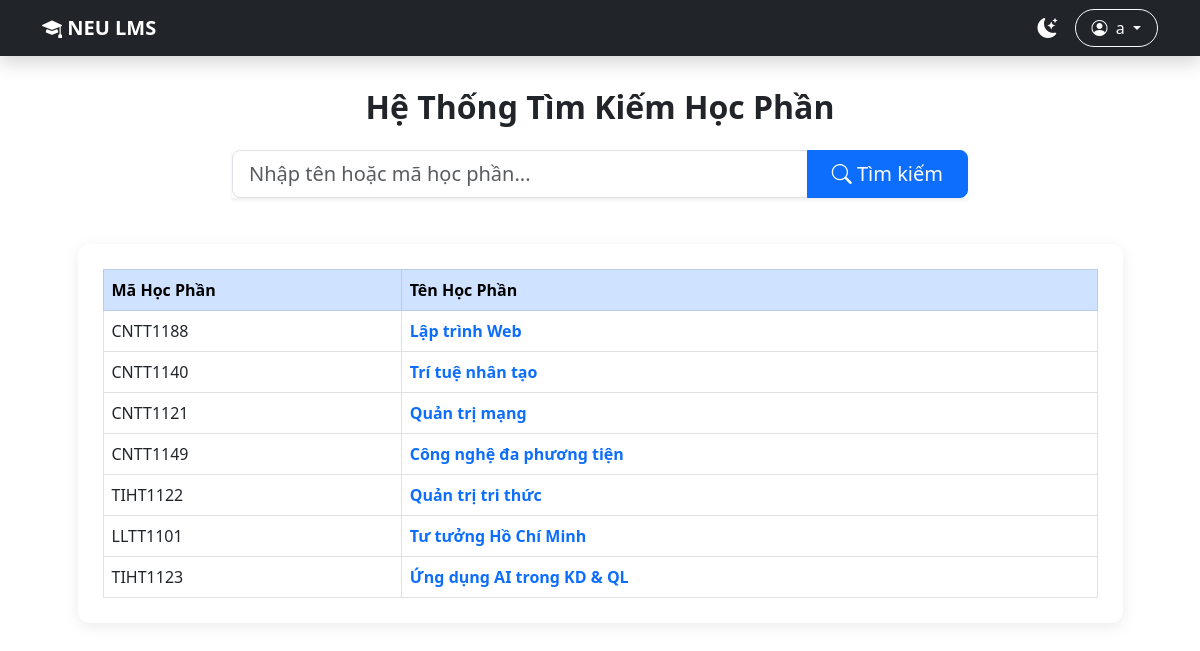
The app's page /search (signed in) with its own data.
### tables this page shows
CREATE TABLE HocPhan (
    MaHocPhan TEXT PRIMARY KEY,
    TenHocPhan TEXT NOT NULL,
    SoTinChi INTEGER,
    GhiChu TEXT
);

### main.py (the view)
@app.route('/', methods=['GET', 'POST'])
@app.route('/search', methods=['GET', 'POST'])
def index():
    search_text = request.form.get('searchInput', '') if request.method == 'POST' else ""
    courses = []
    with get_db_connection() as conn:
        if search_text:
            query = "SELECT MaHocPhan, TenHocPhan FROM HocPhan WHERE TenHocPhan LIKE ? OR MaHocPhan LIKE ?"
            courses = conn.execute(query, (f'%{search_text}%', f'%{search_text}%')).fetchall()
        else:
            courses = conn.execute("SELECT * FROM HocPhan").fetchall()
    return render_template('Search.html', search_text=search_text, courses=courses)

### main.py (called while the page is built)
def get_db_connection():
    conn = sqlite3.connect(DB_PATH)
    conn.row_factory = sqlite3.Row
    return conn

### templates/Search.html (shortened to what this page needs)
{% extends "layout.html" %}
{% block content %}
<div class="container">
    <div class="row justify-content-center search-container">
        <div class="col-md-8 text-center">
            <h2 class="fw-bold text-body mb-4">Hệ Thống Tìm Kiếm Học Phần</h2>
            <form action="/search" method="POST" class="input-group mb-3 shadow-sm">
                <input type="text"
                       name="searchInput"
                       class="form-control form-control-lg"
                       placeholder="Nhập tên hoặc mã học phần..."
                       value="{{ search_text }}">
                <button class="btn btn-primary btn-lg px-4" type="submit">
                    <i class="bi bi-search"></i> Tìm kiếm
                </button>
            </form>
        </div>
    </div>
    <div class="row justify-content-center">
        <div class="col-md-11 table-container">
            {% if courses %}
                <div class="table-responsive">
                    <table class="table table-hover table-bordered align-middle mb-0">
                        <thead class="table-primary">
                            <tr>
                                <th scope="col" style="width: 30%;">Mã Học Phần</th>
                                <th scope="col" style="width: 70%;">Tên Học Phần</th>
                            </tr>
                        </thead>
                        <tbody>
                            {% for course in courses %}
                            <tr>
                                <td>{{ course.MaHocPhan }}</td>
                                <td>
                                    <a href="/course/{{ course.MaHocPhan }}" class="text-decoration-none fw-bold text-primary">
                                        {{ course.TenHocPhan }}
                                    </a>
                                </td>
                            </tr>
                            {% endfor %}
                        </tbody>
                    </table>
                </div>
            {% else %}
                <div class="alert alert-info text-center py-4 mb-0">
                    <i class="bi bi-exclamation-circle fs-4 d-block mb-2"></i>
                    Không tìm thấy dữ liệu phù hợp hoặc cơ sở dữ liệu đang trống.
                </div>
            {% endif %}
        </div>
    </div>
</div>
{% endblock %}

### templates/layout.html (style rules this page uses)
:root { --primary-color: #0d6efd; }
body { font-family: 'Segoe UI', sans-serif; transition: background-color 0.3s ease, color 0.3s ease; }
.table-container, .course-header, .lesson-item { background-color: var(--bs-body-bg); color: var(--bs-body-color); }

### templates/Search.html (style rules this page uses)
.search-container { margin-top: 30px; margin-bottom: 30px; }
.table-container { background: white; padding: 25px; border-radius: 12px; box-shadow: 0 4px 15px rgba(0,0,0,0.08); }

### records on screen
HocPhan: MaHocPhan "CNTT1188", TenHocPhan "Lập trình Web"
HocPhan: MaHocPhan "CNTT1140", TenHocPhan "Trí tuệ nhân tạo"
HocPhan: MaHocPhan "CNTT1121", TenHocPhan "Quản trị mạng"
HocPhan: MaHocPhan "CNTT1149", TenHocPhan "Công nghệ đa phương tiện"
HocPhan: MaHocPhan "TIHT1122", TenHocPhan "Quản trị tri thức"
HocPhan: MaHocPhan "LLTT1101", TenHocPhan "Tư tưởng Hồ Chí Minh"
HocPhan: MaHocPhan "TIHT1123", TenHocPhan "Ứng dụng AI trong KD & QL"

### other values on screen
{{ session['username'] }} "a"
